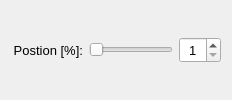
            <widget class="QWidget" name="page_9">
             <layout class="QHBoxLayout" name="horizontalLayout_4">
              <item>
               <widget class="QLabel" name="position_slider_label">
                <property name="minimumSize">
                 <size>
                  <width>72</width>
                  <height>0</height>
                 </size>
                </property>
                <property name="font">
                 <font>
                  <pointsize>10</pointsize>
                 </font>
                </property>
                <property name="text">
                 <string>Postion [%]:</string>
                </property>
                <property name="alignment">
                 <set>Qt::AlignmentFlag::AlignRight|Qt::AlignmentFlag::AlignTrailing|Qt::AlignmentFlag::AlignVCenter</set>
                </property>
               </widget>
              </item>
              <item>
               <widget class="QSlider" name="position_slider">
                <property name="orientation">
                 <enum>Qt::Orientation::Horizontal</enum>
                </property>
               </widget>
              </item>
              <item>
               <widget class="QSpinBox" name="position_spinbox">
                <property name="minimumSize">
                 <size>
                  <width>0</width>
                  <height>26</height>
                 </size>
                </property>
                <property name="sizeIncrement">
                 <size>
                  <width>0</width>
                  <height>0</height>
                 </size>
                </property>
                <property name="font">
                 <font>
                  <pointsize>10</pointsize>
                 </font>
                </property>
                <property name="alignment">
                 <set>Qt::AlignmentFlag::AlignCenter</set>
                </property>
                <property name="minimum">
                 <number>1</number>
                </property>
               </widget>
              </item>
             </layout>
            </widget>
